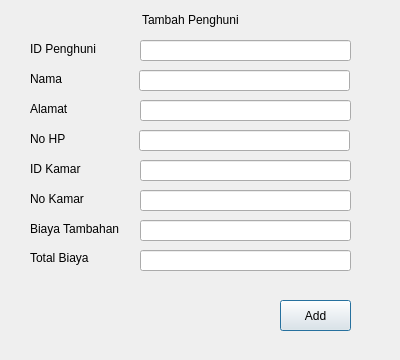
<?xml version="1.0" encoding="UTF-8"?>
<ui version="4.0">
 <class>Dialog_Add</class>
 <widget class="QDialog" name="Dialog_Add">
  <property name="geometry">
   <rect>
    <x>0</x>
    <y>0</y>
    <width>400</width>
    <height>360</height>
   </rect>
  </property>
  <property name="windowTitle">
   <string>Dialog</string>
  </property>
  <widget class="QPushButton" name="pb_add">
   <property name="geometry">
    <rect>
     <x>280</x>
     <y>300</y>
     <width>71</width>
     <height>31</height>
    </rect>
   </property>
   <property name="text">
    <string>Add</string>
   </property>
  </widget>
  <widget class="QLabel" name="label_6">
   <property name="geometry">
    <rect>
     <x>142</x>
     <y>10</y>
     <width>121</width>
     <height>20</height>
    </rect>
   </property>
   <property name="text">
    <string>Tambah Penghuni</string>
   </property>
  </widget>
  <widget class="QLineEdit" name="input_id">
   <property name="geometry">
    <rect>
     <x>140</x>
     <y>40</y>
     <width>211</width>
     <height>21</height>
    </rect>
   </property>
  </widget>
  <widget class="QLabel" name="label_5">
   <property name="geometry">
    <rect>
     <x>30</x>
     <y>160</y>
     <width>71</width>
     <height>17</height>
    </rect>
   </property>
   <property name="text">
    <string>ID Kamar</string>
   </property>
  </widget>
  <widget class="QLineEdit" name="input_alamat">
   <property name="geometry">
    <rect>
     <x>140</x>
     <y>100</y>
     <width>211</width>
     <height>21</height>
    </rect>
   </property>
  </widget>
  <widget class="QLineEdit" name="input_idkmr">
   <property name="geometry">
    <rect>
     <x>140</x>
     <y>160</y>
     <width>211</width>
     <height>21</height>
    </rect>
   </property>
  </widget>
  <widget class="QLabel" name="label">
   <property name="geometry">
    <rect>
     <x>30</x>
     <y>40</y>
     <width>91</width>
     <height>17</height>
    </rect>
   </property>
   <property name="text">
    <string>ID Penghuni</string>
   </property>
  </widget>
  <widget class="QLabel" name="label_2">
   <property name="geometry">
    <rect>
     <x>30</x>
     <y>70</y>
     <width>67</width>
     <height>17</height>
    </rect>
   </property>
   <property name="text">
    <string>Nama</string>
   </property>
  </widget>
  <widget class="QLabel" name="label_4">
   <property name="geometry">
    <rect>
     <x>30</x>
     <y>100</y>
     <width>67</width>
     <height>17</height>
    </rect>
   </property>
   <property name="text">
    <string>Alamat </string>
   </property>
  </widget>
  <widget class="QLabel" name="label_3">
   <property name="geometry">
    <rect>
     <x>30</x>
     <y>130</y>
     <width>67</width>
     <height>17</height>
    </rect>
   </property>
   <property name="text">
    <string>No HP</string>
   </property>
  </widget>
  <widget class="QLineEdit" name="input_noHp">
   <property name="geometry">
    <rect>
     <x>139</x>
     <y>130</y>
     <width>211</width>
     <height>21</height>
    </rect>
   </property>
  </widget>
  <widget class="QLineEdit" name="input_nama">
   <property name="geometry">
    <rect>
     <x>139</x>
     <y>70</y>
     <width>211</width>
     <height>21</height>
    </rect>
   </property>
  </widget>
  <widget class="QLabel" name="label_7">
   <property name="geometry">
    <rect>
     <x>30</x>
     <y>190</y>
     <width>67</width>
     <height>17</height>
    </rect>
   </property>
   <property name="text">
    <string>No Kamar</string>
   </property>
  </widget>
  <widget class="QLineEdit" name="input_kmr">
   <property name="geometry">
    <rect>
     <x>140</x>
     <y>190</y>
     <width>211</width>
     <height>21</height>
    </rect>
   </property>
  </widget>
  <widget class="QLineEdit" name="input_biayaTambahan">
   <property name="geometry">
    <rect>
     <x>140</x>
     <y>220</y>
     <width>211</width>
     <height>21</height>
    </rect>
   </property>
  </widget>
  <widget class="QLabel" name="label_8">
   <property name="geometry">
    <rect>
     <x>30</x>
     <y>213</y>
     <width>101</width>
     <height>31</height>
    </rect>
   </property>
   <property name="text">
    <string>Biaya Tambahan</string>
   </property>
  </widget>
  <widget class="QLineEdit" name="input_totBiaya">
   <property name="geometry">
    <rect>
     <x>140</x>
     <y>250</y>
     <width>211</width>
     <height>21</height>
    </rect>
   </property>
  </widget>
  <widget class="QLabel" name="lbl_totBiaya">
   <property name="geometry">
    <rect>
     <x>30</x>
     <y>250</y>
     <width>81</width>
     <height>16</height>
    </rect>
   </property>
   <property name="text">
    <string>Total Biaya</string>
   </property>
  </widget>
  <widget class="QLabel" name="lbl_status">
   <property name="geometry">
    <rect>
     <x>10</x>
     <y>320</y>
     <width>67</width>
     <height>17</height>
    </rect>
   </property>
   <property name="text">
    <string/>
   </property>
  </widget>
 </widget>
 <resources/>
 <connections/>
</ui>
